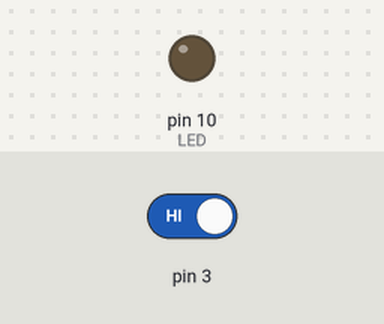
The sketch below on a simulated Arduino Uno, built with avr-gcc and run on an emulated ATmega328P. Parts: output pins drawn as LEDs (lit = HIGH). The inputs (shaded band) are chosen by the test bench; at power-on: pin 3 HIGH.

Above: at 1.2 s.
1.3 s: pin 3 driven LOW
At 2.5 s:
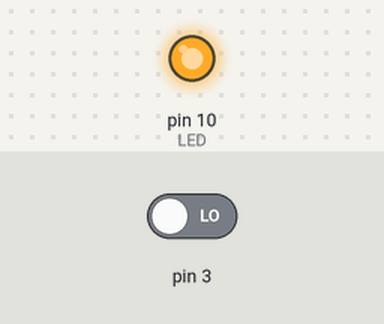
2.8 s: pin 3 driven HIGH
At 3.7 s:
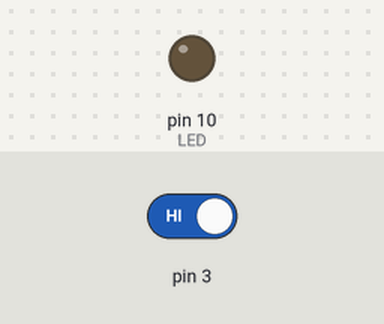
Timing chart, 0 to 5.8 s (numbered marks = the images above; inputs shaded):
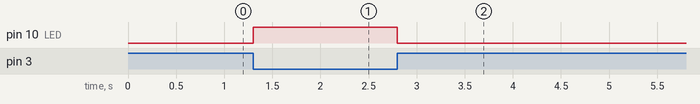

Measured:
- after the input at 1.3 s, pin 10 (LED): LOW → HIGH at once
- after the input at 2.8 s, pin 10 (LED): HIGH → LOW at once

The sketch:

Interrupt.ino
```cpp
#define LED 10
volatile int button_state = LOW;
void setup()
{
  pinMode(LED,OUTPUT);
  attachInterrupt(1,Light,LOW);
  Serial.begin(9600);
  digitalWrite(LED,button_state);
}

void loop()
{
  digitalWrite(LED,button_state);
}
void Light()
{
  button_state = !button_state;
}
```
